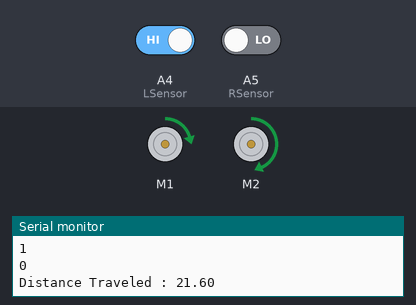
Recording of a sketch running on a simulated Arduino Uno, built with avr-gcc and run on an emulated ATmega328P. On the bench: 2 × DC motor (green arrow = forward, orange = backward, longer = faster), the last lines printed to the serial monitor. Inputs (shaded band) come from the test bench; at power-on: A4 (LSensor) HIGH, A5 (RSensor) LOW.

Above: at 1.2 s.
1.3 s: A4 (LSensor) driven LOW
At 1.7 s:
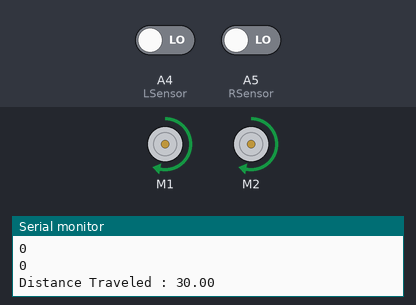
2.8 s: A5 (RSensor) driven HIGH
At 3.1 s:
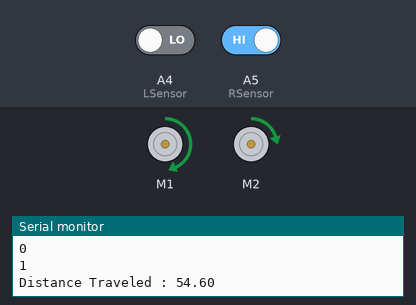
4.3 s: A5 (RSensor) driven LOW
At 4.7 s:
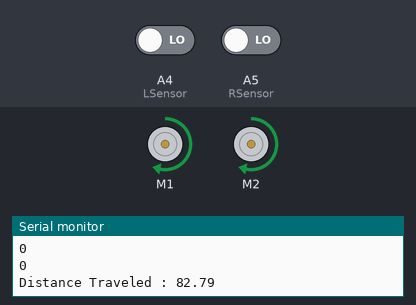
7.3 s: A4 (LSensor) driven HIGH
At 8.2 s:
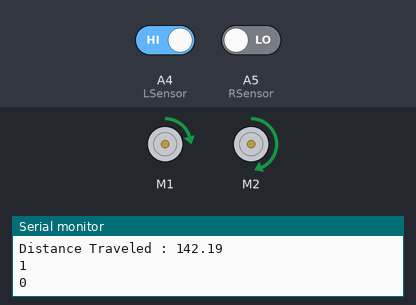
Timing chart, 0 to 10.3 s (numbered marks = the images above; inputs shaded):
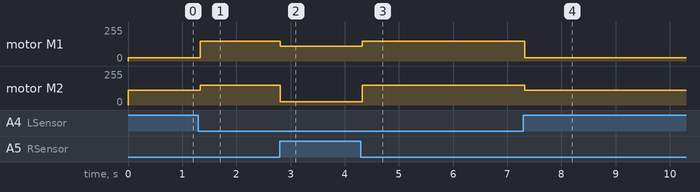

Measured:
- after the input at 1.3 s, motor M1: forward 25/255 → forward 150/255 at once; motor M2: forward 112/255 → forward 150/255 at once
- after the input at 2.8 s, motor M1: forward 150/255 → forward 112/255 at once; motor M2: forward 150/255 → forward 25/255 at once
- after the input at 4.3 s, motor M1: forward 112/255 → forward 150/255 at once; motor M2: forward 25/255 → forward 150/255 at once
- after the input at 7.3 s, motor M1: forward 150/255 → forward 25/255 at once; motor M2: forward 150/255 → forward 112/255 at once

The sketch:

EWS_Final.ino
```cpp
#include <AFMotor.h>
#define radius 3.1845
#define PI 3.14
AF_DCMotor Motor1(1);
AF_DCMotor Motor2(2);
int LSensor = A4; //Left IR Sensor Port
int RSensor = A5; //Right IR Sensor Port
int LSensor_val=0;
int RSensor_val=0;
float t=0,c=0;
void setup(){
    pinMode(LSensor,INPUT);
    pinMode(RSensor,INPUT);
    Motor1.setSpeed(180);
    Motor1.run(RELEASE);
    Motor2.setSpeed(180);
    Motor2.run(RELEASE);
    c=4*PI*radius;
  Serial.begin(9600);
}
void loop(){
    LSensor_val=digitalRead(LSensor);
    Serial.println(LSensor_val);
    RSensor_val=digitalRead(RSensor);
    Serial.println(RSensor_val);
    if ((LSensor_val == 0) && (RSensor_val == 1)){
        Motor1.setSpeed(112.5);
        Motor2.setSpeed(25);
        Motor1.run(FORWARD);
        Motor2.run(FORWARD);
        delay(10);
        t+=0.01;
    }
    else if ((LSensor_val == 1) && (RSensor_val == 0)){
        Motor1.setSpeed(25);
        Motor2.setSpeed(112.5);
        Motor1.run(FORWARD);
        Motor2.run(FORWARD);
        delay(10);
        t+=0.01;
    }
    else if ((LSensor_val == 1) && (RSensor_val == 1)){
        Motor1.setSpeed(150);
        Motor2.setSpeed(150);
        Motor1.run(FORWARD);
        Motor2.run(FORWARD);
        delay(10);
        t+=0.01;
    }
    else if ((LSensor_val == 0) && (RSensor_val == 0)){
        Motor1.setSpeed(150);
        Motor2.setSpeed(150);
        Motor1.run(FORWARD);
        Motor2.run(FORWARD);
        delay(10);
        t+=0.01;
    }
    Serial.print("Distance Traveled : ");
    Serial.println(1.5*t*c);
}
```
